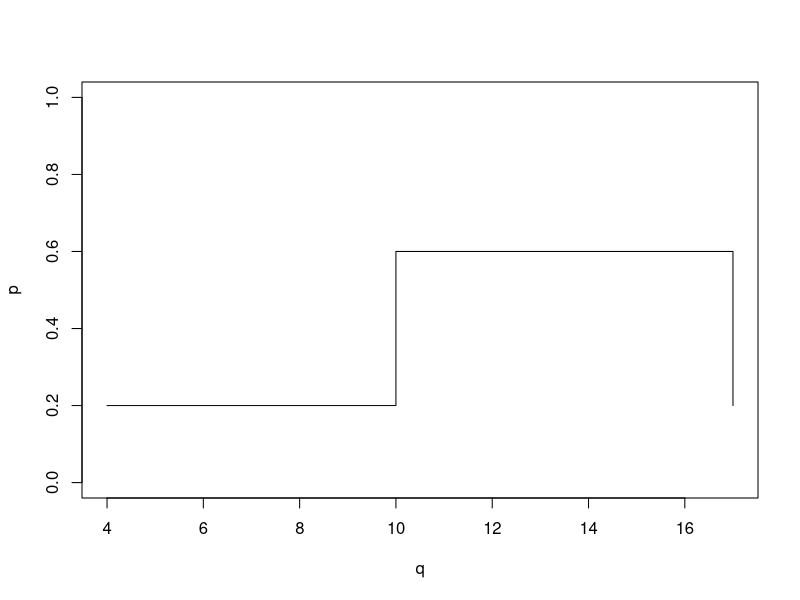
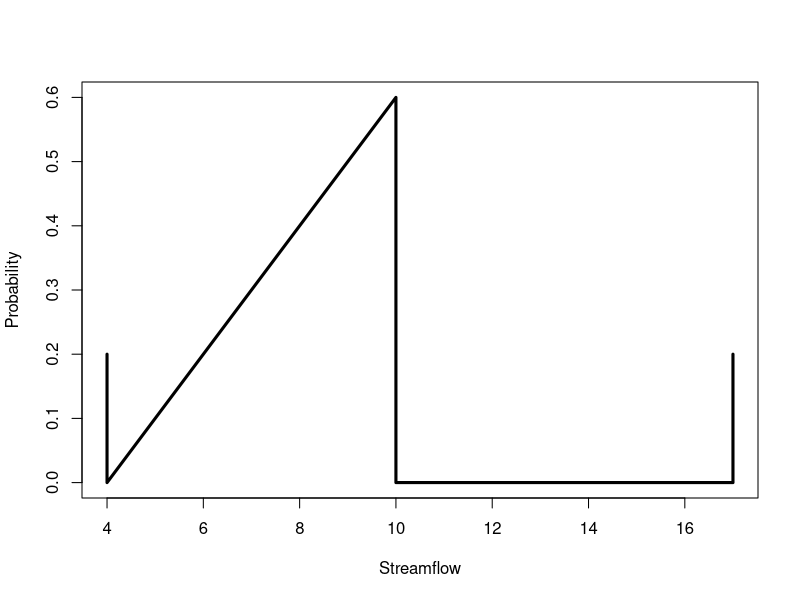
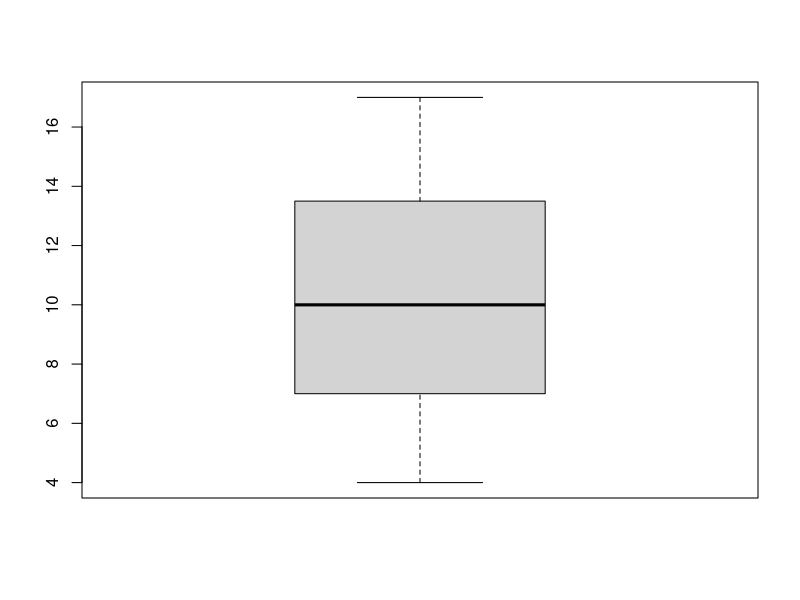

The R script that drew these images, in order:
# build graphics
q <- c(4,10,17)
p <- c(0.2,0.6,0.2)
plot(q,p,ylim=c(0,1),type="s")
qq<- c(4,4,4,10,10,17,17,17)
pp<- c(0,0.2,0,0.6,0,0,0.2,0)
plot(qq,pp,type="l",lwd=3,xlab="Streamflow",ylab="Probability")
boxplot(q)
